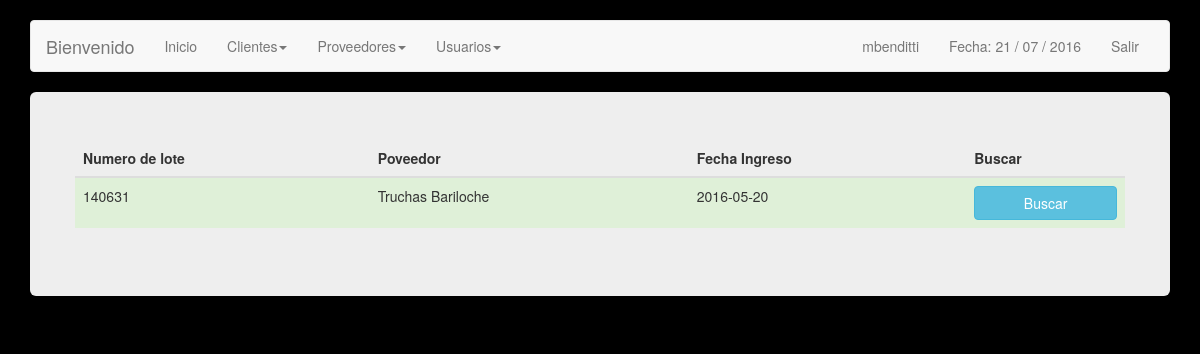
Before: /lotes.php (signed in) with the older database file.
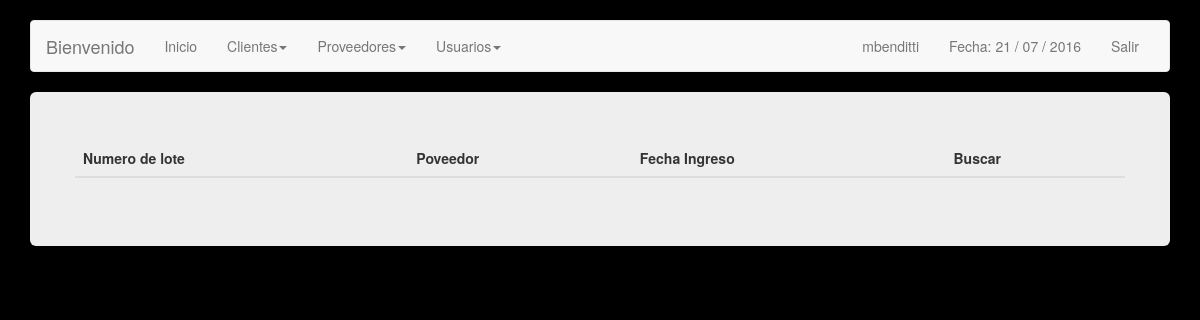
After: the same page with the newer database file.
### tables this page shows
CREATE TABLE IF NOT EXISTS `lotes` (
  `id_lote` int(11) NOT NULL,
  `proveedor` int(11) NOT NULL
);

CREATE TABLE IF NOT EXISTS `proveedores` (
  `idProveedor` int(11) NOT NULL,
  `nombre` varchar(50) NOT NULL,
  `direccion` varchar(50) DEFAULT NULL,
  `telefono` varchar(30) DEFAULT NULL,
  `correo` varchar(50) NOT NULL
);

CREATE TABLE IF NOT EXISTS `ingresos` (
  `idIngreso` int(11) NOT NULL,
  `idLote` int(11) NOT NULL,
  `fecha` date NOT NULL,
  `cantidad` decimal(7,2) NOT NULL
);

### lotes.php (the view, shortened to what this page needs)
<?php
include('config.php');
$link = mysqli_connect ($dbhost, $dbusername, $dbuserpass);
mysqli_select_db($link,$dbname) or die('No se puede seleccionar la base de datos');
$query = mysqli_query($link,"SELECT * FROM lotes JOIN proveedores ON proveedor = idProveedor JOIN ingresos ON id_lote = idLote") or die(mysql_error());
?>
<!DOCTYPE html>
<html lang="en">
  <head>
    <link href="css/bootstrap.min.css" rel="stylesheet">
  </head>
  <body>
    <br>
        <div class="container">
      <div class="navbar navbar-default" role="navigation">
        <div class="container-fluid">
          <div class="navbar-header">
            <a class="navbar-brand" href="#">Bienvenido </a>
          </div>
          <div class="navbar-collapse collapse">
            <ul class="nav navbar-nav">
              <li class=""><a href="inicio.php">Inicio</a></li>
              <li class="dropdown">
              	<a class="dropdown-toggle" data-toggle="dropdown" href="#">Clientes<span class="caret"></span></a>
              </li>
              <li class="dropdown">
              	<a class="dropdown-toggle" data-toggle="dropdown" href="#">Proveedores<span class="caret"></span></a>
              </li>
			  <?php
					if($_SESSION["permiso"] == 1) {
						?> <li class="dropdown">
              					<a class="dropdown-toggle" data-toggle="dropdown" href="#">Usuarios<span class="caret"></span></a>
              				</li><?php
					}
			  ?>
            </ul>
            <ul class="nav navbar-nav navbar-right">
               <li><a href=""> <?php echo $_SESSION["s_username"]; ?> </a></li>
              <li><a href="">Fecha:
              	<?php
              	echo date("d / m / Y");
              	?></a></li>
              <li><a href="cerrar.php">Salir</a></li>
            </ul>
          </div>
        </div>
      </div>
      <div class="jumbotron">
<div class="row">
              <table class="table table-hover">
                	<thead>
                    	<th> Numero de lote </th>
                        <th> Poveedor </th>
						<th> Fecha Ingreso </th>
						<th> Buscar </th>
                    </thead>
                    <tbody>
                    	<?php while($lotes = mysqli_fetch_array($query)){ ?>
                        <tr class="success">
                            <td> <?php echo $lotes['id_lote']; ?> </td>
                            <td> <?php echo $lotes['nombre']; ?> </td>
							<td> <?php echo $lotes['fecha']; ?> </td>
							<td>  <a href="seguimiento_lote.php?idLote=<?php echo $lotes['idLote'];?>" role="button"  class="btn btn-info btn-primary btn-block"> Buscar </a></td>
                        </tr>
                        <?php } ?>
                    </tbody>
				</table>
</div>
      </div>
    </div>
  </body>
</html>

### lotes.php (style rules this page uses)
body { background: #000; }

Changed rows visible on the page:
removed lotes: id_lote "140631", proveedor.nombre "Truchas Bariloche", ingresos.fecha "2016-05-20"
